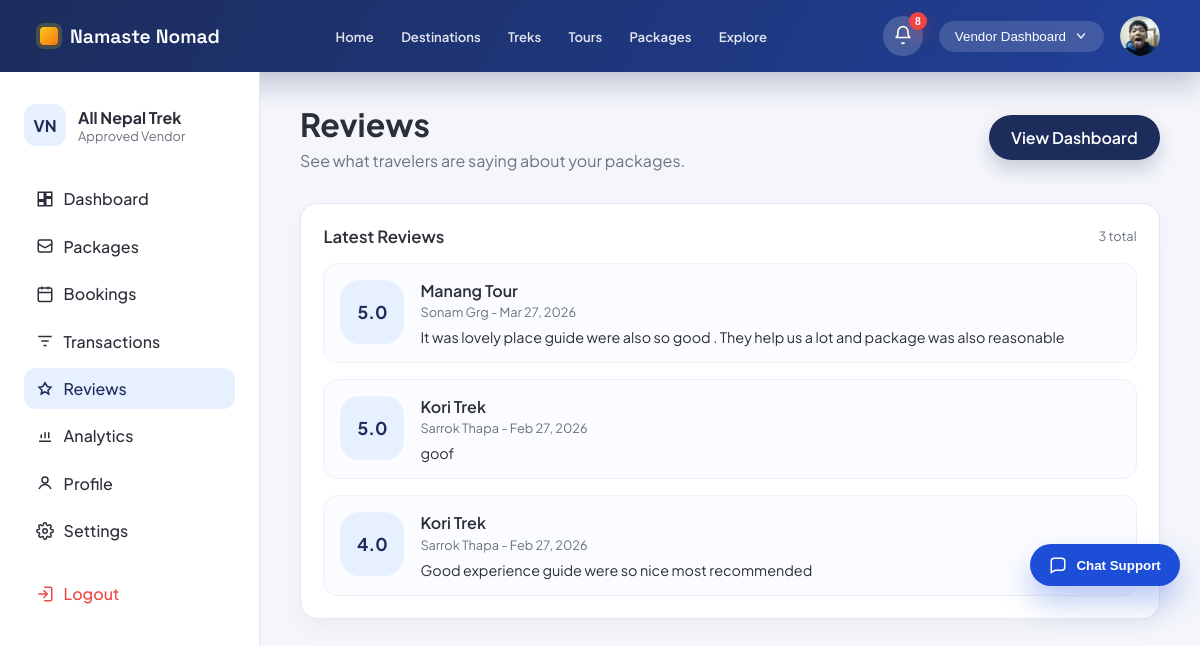
/accounts/vendor/reviews/ (signed in), run on the app's committed database.
### accounts/models.py (models this page shows, shortened)
class VendorProfile(models.Model):
    user = models.OneToOneField(User, on_delete=models.CASCADE, related_name='vendor_profile')
    business_name = models.CharField(max_length=255)
    owner_name = models.CharField(max_length=255)
    tagline = models.CharField(max_length=255, blank=True)
    website = models.URLField(blank=True)
    license_number = models.CharField(max_length=100, blank=True)
    business_address = models.TextField(blank=True)
    description = models.TextField(blank=True)
    bank_name = models.CharField(max_length=120, blank=True)
    account_number = models.CharField(max_length=120, blank=True)
    routing_number = models.CharField(max_length=120, blank=True)
    paypal_email = models.EmailField(blank=True)
    logo = models.ImageField(upload_to='vendor_logos/', blank=True, null=True)
    cover_image = models.FileField(upload_to='vendor_covers/', blank=True, null=True)
    business_license = models.FileField(upload_to='licenses/', blank=True, null=True)
    document = models.FileField(upload_to='vendor_documents/', blank=True, null=True)
    is_approved = models.BooleanField(default=False)
    is_verified = models.BooleanField(default=False)
    created_at = models.DateTimeField(auto_now_add=True)

class User(AbstractUser):
    USER_TYPE_CHOICES = (
        ('vendor', 'Vendor'),
        ('traveler', 'Traveler'),
        ('admin', 'Admin'),
    )
    user_type = models.CharField(max_length=10, choices=USER_TYPE_CHOICES)
    phone = models.CharField(max_length=20, blank=True, null=True)
    is_verified = models.BooleanField(default=False)

### core/models.py (models this page shows, shortened)
class Review(models.Model):
    package = models.ForeignKey(Package, on_delete=models.CASCADE, related_name='reviews')
    traveler = models.ForeignKey(
        settings.AUTH_USER_MODEL,
        on_delete=models.SET_NULL,
        related_name='traveler_reviews',
        null=True,
        blank=True,
    )
    rating = models.PositiveSmallIntegerField(
        validators=[MinValueValidator(1), MaxValueValidator(5)],
    )
    comment = models.TextField(blank=True)
    created_at = models.DateTimeField(auto_now_add=True)

class Package(models.Model):
    DIFFICULTY_CHOICES = (
        ('easy', 'Easy'),
        ('moderate', 'Moderate'),
        ('challenging', 'Challenging'),
        ('expedition', 'Expedition'),
    )
    CATEGORY_TREK = 'TREK'
    CATEGORY_TOUR = 'TOUR'
    CATEGORY_CHOICES = (
        (CATEGORY_TREK, 'Trek'),
        (CATEGORY_TOUR, 'Tour'),
    )
    vendor = models.ForeignKey(
        settings.AUTH_USER_MODEL,
        on_delete=models.CASCADE,
        related_name='vendor_packages',
    )
    title = models.CharField(max_length=200)
    category = models.CharField(max_length=10, choices=CATEGORY_CHOICES, default=CATEGORY_TREK)
    location = models.CharField(max_length=120, blank=True)
    location_name = models.CharField(max_length=255, blank=True)
    latitude = models.FloatField(blank=True, null=True)
    longitude = models.FloatField(blank=True, null=True)
    description = models.TextField(blank=True)
    itinerary = models.TextField(blank=True)
    inclusions = models.TextField(blank=True)
    exclusions = models.TextField(blank=True)
    duration_days = models.PositiveSmallIntegerField(blank=True, null=True)
    difficulty = models.CharField(max_length=20, choices=DIFFICULTY_CHOICES, blank=True)
    group_size = models.PositiveSmallIntegerField(blank=True, null=True)
    available_slots = models.PositiveIntegerField(default=10)
    available_from = models.DateField(blank=True, null=True)
    available_until = models.DateField(blank=True, null=True)
    best_season = models.CharField(max_length=100, blank=True)
    image_url = models.URLField(blank=True)
    has_guide = models.BooleanField(default=False)
    includes_meals = models.BooleanField(default=False)
    includes_accommodation = models.BooleanField(default=False)
    includes_transport = models.BooleanField(default=False)
    includes_permits = models.BooleanField(default=False)
    price = models.DecimalField(
        max_digits=10,
        decimal_places=2,
        validators=[MinValueValidator(0)],
    )
    is_active = models.BooleanField(default=True)
    is_featured = models.BooleanField(default=False)
    views_count = models.PositiveIntegerField(default=0)
    created_at = models.DateTimeField(auto_now_add=True)
    @property
    def name(self):
        return self.title

### accounts/views.py (the view)
# urls.py: path('vendor/reviews/', views.vendor_reviews, name='vendor_reviews'),
@never_cache
@login_required(login_url='vendor_login')
def vendor_reviews(request):
    if not _ensure_vendor(request):
        return redirect('vendor_login')
    vendor_profile = _get_vendor_profile(request.user)
    reviews = Review.objects.filter(package__vendor=request.user).order_by('-created_at')
    return render(request, 'accounts/vendor_reviews.html', {
        'vendor_profile': vendor_profile,
        'active_page': 'reviews',
        'reviews': reviews,
    })

### accounts/templates/accounts/vendor_reviews.html (shortened to what this page needs)
{% extends "accounts/vendor_base.html" %}
{% block content %}
<section class="page-header">
    <div>
        <h1>Reviews</h1>
        <p>See what travelers are saying about your packages.</p>
    </div>
    <a class="primary-action" href="{% url 'vendor_dashboard' %}">
        View Dashboard
    </a>
</section>
<section class="card list-card">
    <div class="card-header">
        <h3>Latest Reviews</h3>
        <span class="card-meta">{{ reviews|length }} total</span>
    </div>
    <div class="review-list">
        {% if reviews %}
            {% for review in reviews %}
                <div class="review-item">
                    <div class="review-score">{{ review.rating }}.0</div>
                    <div class="review-info">
                        <div class="review-title">{{ review.package.title }}</div>
                        <div class="review-meta">
                            {{ review.traveler.get_full_name|default:"Traveler" }} - {{ review.created_at|date:"M d, Y" }}
                        </div>
                        {% if review.comment %}
                            <div class="review-comment">{{ review.comment }}</div>
                        {% else %}
                            <div class="review-comment muted">No comment provided.</div>
                        {% endif %}
                    </div>
                </div>
            {% endfor %}
        {% else %}
            <div class="empty-state">No reviews yet.</div>
        {% endif %}
    </div>
</section>
{% endblock %}

### accounts/templates/accounts/vendor_base.html (shortened to what this page needs)
{% load static %}
<!DOCTYPE html>
<html lang="en">
<head>
    <link rel="stylesheet" href="{% static 'css/vendor_dashboard.css' %}?v=20260226b">
    <link rel="stylesheet" href="{% static 'css/support_widget.css' %}?v=20260312a">
    <link rel="stylesheet" href="{% static 'css/notifications.css' %}?v=20260313a">
</head>
<body>
    <header class="topbar">
        <a class="brand" href="{% url 'home' %}">
            <span class="brand-mark"></span>
            <span class="brand-name">Namaste Nomad</span>
        </a>
        <nav class="topbar-nav" aria-label="Public navigation">
            <a href="{% url 'home' %}" {% if request.resolver_match.url_name == 'home' %}class="active"{% endif %}>Home</a>
            <a href="#">Destinations</a>
            <a href="{% url 'package_treks' %}" {% if request.resolver_match.url_name == 'package_treks' %}class="active"{% endif %}>Treks</a>
            <a href="{% url 'package_tours' %}" {% if request.resolver_match.url_name == 'package_tours' %}class="active"{% endif %}>Tours</a>
            <a href="{% url 'package_list' %}" {% if request.resolver_match.url_name == 'package_list' %}class="active"{% endif %}>Packages</a>
            <a href="{% url 'community_feed' %}" {% if request.resolver_match.url_name == 'community_feed' %}class="active"{% endif %}>Explore</a>
        </nav>
        <div class="topbar-actions">
            {% include "accounts/includes/notification_bell.html" %}
            <button class="pill-button">
                Vendor Dashboard
                <svg width="14" height="14" viewBox="0 0 20 20" fill="none" aria-hidden="true">
                    <path d="M5 7l5 6 5-6" stroke="currentColor" stroke-width="2" stroke-linecap="round" stroke-linejoin="round"/>
                </svg>
            </button>
            <div class="avatar topbar-avatar">
                {% if vendor_profile and vendor_profile.logo %}
                    <img class="topbar-avatar-image" src="{{ vendor_profile.logo.url }}" alt="Vendor avatar">
                {% else %}
                    <img class="topbar-avatar-image" src="{% static 'images/default-avatar.svg' %}" alt="Default vendor avatar">
                {% endif %}
            </div>
        </div>
    </header>
    <div class="dashboard-shell">
        <aside class="sidebar">
            <div class="sidebar-header">
                    <div class="company">
                        <div class="company-badge">VN</div>
                        <div>
                            <div class="company-name">{{ vendor_profile.business_name|default:"Vendor HQ" }}</div>
                            <div class="company-meta">
                                {% if vendor_profile and vendor_profile.is_approved %}
                                    Approved Vendor
                                {% else %}
                                    Pending Approval
                                {% endif %}
                            </div>
                        </div>
                    </div>
                </div>
            <nav class="sidebar-nav">
                <a class="nav-item {% if active_page == 'dashboard' %}active{% endif %}" href="{% url 'vendor_dashboard' %}">
                    <span class="nav-icon">
                        <svg viewBox="0 0 24 24" fill="none" stroke="currentColor" stroke-width="2" aria-hidden="true">
                            <path d="M3 13h8V3H3v10zM13 21h8V11h-8v10zM13 3h8v6h-8V3zM3 21h8v-6H3v6z"/>
                        </svg>
                    </span>
                    Dashboard
                </a>
                <a class="nav-item {% if active_page == 'packages' %}active{% endif %}" href="{% url 'vendor_packages' %}">
                    <span class="nav-icon">
                        <svg viewBox="0 0 24 24" fill="none" stroke="currentColor" stroke-width="2" aria-hidden="true">
                            <path d="M21 8a2 2 0 0 1-1 1.73l-7 4a2 2 0 0 1-2 0l-7-4A2 2 0 0 1 3 8"/>
                            <path d="M3 8V6a2 2 0 0 1 2-2h14a2 2 0 0 1 2 2v2"/>
                            <path d="M3 8v10a2 2 0 0 0 2 2h14a2 2 0 0 0 2-2V8"/>
                        </svg>
                    </span>
                    Packages
                </a>
                <a class="nav-item {% if active_page == 'bookings' %}active{% endif %}" href="{% url 'vendor_bookings' %}">
                    <span class="nav-icon">
                        <svg viewBox="0 0 24 24" fill="none" stroke="currentColor" stroke-width="2" aria-hidden="true">
                            <rect x="3" y="4" width="18" height="18" rx="2"/>
                            <path d="M16 2v4M8 2v4M3 10h18"/>
                        </svg>
                    </span>
                    Bookings
                </a>
                <a class="nav-item {% if active_page == 'transactions' %}active{% endif %}" href="{% url 'vendor_transactions' %}">
                    <span class="nav-icon">
                        <svg viewBox="0 0 24 24" fill="none" stroke="currentColor" stroke-width="2" aria-hidden="true">
                            <path d="M3 6h18"/>
                            <path d="M7 12h10"/>
                            <path d="M10 18h4"/>
                        </svg>
                    </span>
                    Transactions
                </a>
                <a class="nav-item {% if active_page == 'reviews' %}active{% endif %}" href="{% url 'vendor_reviews' %}">
                    <span class="nav-icon">
                        <svg viewBox="0 0 24 24" fill="none" stroke="currentColor" stroke-width="2" aria-hidden="true">
                            <path d="M12 17l-5 3 1-5-4-4 5-1 3-5 3 5 5 1-4 4 1 5-5-3z"/>
                        </svg>
                    </span>
                    Reviews
                </a>
                <a class="nav-item {% if active_page == 'analytics' %}active{% endif %}" href="{% url 'vendor_analytics' %}">
                    <span class="nav-icon">
                        <svg viewBox="0 0 24 24" fill="none" stroke="currentColor" stroke-width="2" aria-hidden="true">
                            <path d="M4 19h16"/>
                            <path d="M7 15v-5"/>
                            <path d="M12 15V7"/>
                            <path d="M17 15v-8"/>
                        </svg>
                    </span>
                    Analytics
                </a>
                <a class="nav-item {% if active_page == 'profile' %}active{% endif %}" href="{% url 'vendor_profile' %}">
                    <span class="nav-icon">
                        <svg viewBox="0 0 24 24" fill="none" stroke="currentColor" stroke-width="2" aria-hidden="true">
                            <circle cx="12" cy="8" r="4"/>
                            <path d="M4 20c2-4 6-6 8-6s6 2 8 6"/>
                        </svg>
                    </span>
                    Profile
                </a>
                <a class="nav-item {% if active_page == 'settings' %}active{% endif %}" href="{% url 'vendor_settings' %}">
                    <span class="nav-icon">
                    </span>
                    Settings
                </a>
                <a class="nav-item logout" href="{% url 'logout' %}">
                    <span class="nav-icon">
                        <svg viewBox="0 0 24 24" fill="none" stroke="currentColor" stroke-width="2" aria-hidden="true">
                            <path d="M10 17l5-5-5-5"/>
                            <path d="M15 12H3"/>
                            <path d="M11 3h8a2 2 0 0 1 2 2v14a2 2 0 0 1-2 2h-8"/>
                        </svg>
                    </span>
                    Logout
                </a>
            </nav>
        </aside>
        <main class="dashboard-main">
            {% block content %}{% endblock %}
        </main>
    </div>
    {% include "accounts/includes/support_widget.html" %}
</body>
</html>

### data on the page
VendorProfile: logo (picture), business_name "All Nepal Trek"
Review: rating "5", package "Manang Tour", traveler.get_full_name "Sonam Grg", created_at "Mar 27, 2026", comment "It was lovely place guide were also so good . They help us a lot and package was also reasonable"
Review: rating "5", package "Kori Trek", traveler.get_full_name "Sarrok Thapa", created_at "Feb 27, 2026", comment "goof"
Review: rating "4", package "Kori Trek", traveler.get_full_name "Sarrok Thapa", created_at "Feb 27, 2026", comment "Good experience guide were so nice most recommended"

### other printed values
{{ notifications_unread_count|default:0 }} "8"
{{ reviews|length }} "3"
